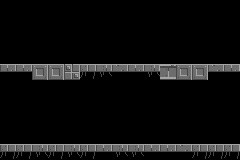

Tiled map render using the project's own tile images. Description and the whole map definition, tile-layer contents included, below:
An orthogonal 15x10 tile map with 16x16 px tiles, 1 tile layer (Tile Layer 1).

<map version="1.0" orientation="orthogonal" renderorder="right-down" width="15" height="10" tilewidth="16" tileheight="16" nextobjectid="1">
 <tileset firstgid="1" name="tileset" tilewidth="16" tileheight="16">
  <image source="../images/tileset.png" width="128" height="112" />
 </tileset>
 <layer name="Tile Layer 1" width="15" height="10">
  <data encoding="csv">
0,0,0,0,0,0,0,0,0,0,0,0,0,0,0,
0,0,0,0,0,0,0,54,0,0,0,0,0,0,54,
0,0,0,0,0,0,0,54,0,0,0,0,0,0,54,
0,0,0,0,0,0,0,54,0,0,0,0,0,0,54,
41,41,33,33,34,39,40,42,41,40,35,33,33,42,41,
0,0,0,0,0,0,0,0,0,0,0,0,0,0,0,
0,0,0,0,0,0,0,0,0,0,0,0,0,0,0,
0,0,0,0,0,0,0,0,0,0,0,0,0,0,0,
0,0,0,0,0,0,0,0,0,0,0,0,0,0,0,
39,39,40,39,40,39,41,40,40,41,41,42,39,39,39
</data>
 </layer>
</map>
